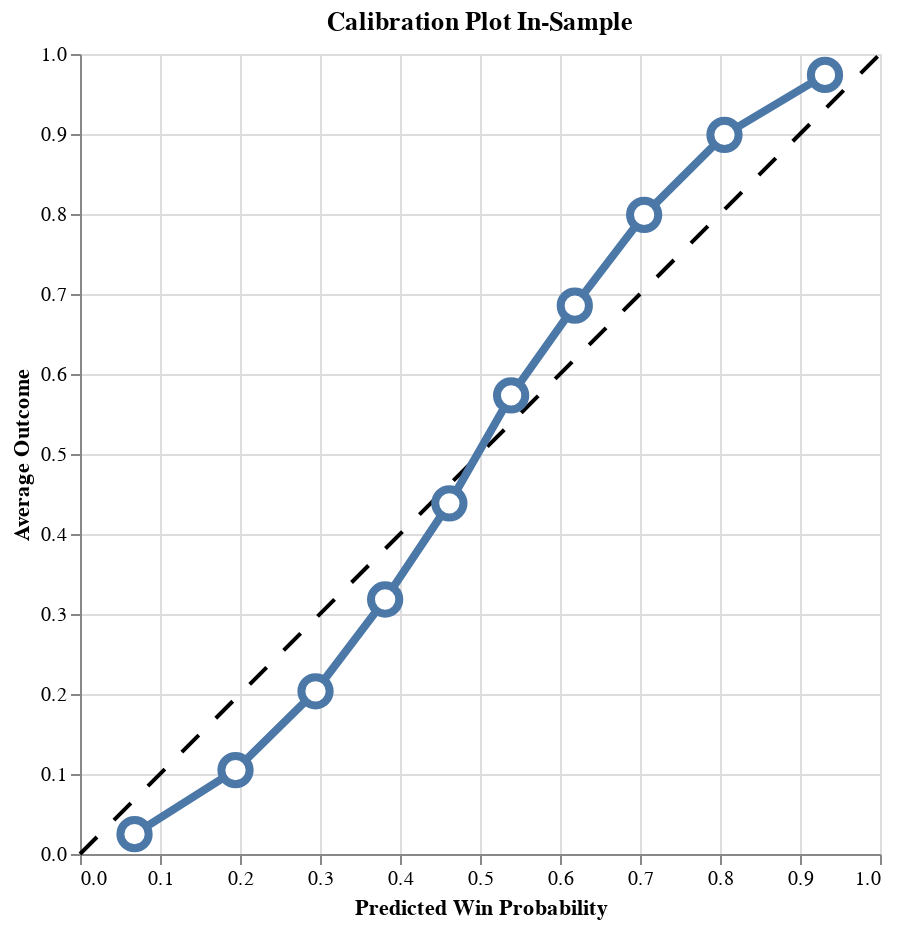

Notebook code cell kept with this figure:
### Code cell
true_skill.plot_calibration()

### Figure 1 — Vega-Lite specification as saved in the notebook (floating-point values rounded to 4 significant figures)
{"config": {"view": {"continuousWidth": 300, "continuousHeight": 300}}, "layer": [{"data": {"name": "data-42f50405073b2dbe8396db6b7dd2f6be"}, "mark": {"type": "line", "color": "black", "strokeDash": [12, 12]}, "encoding": {"x": {"field": "x", "type": "quantitative"}, "y": {"field": "y", "type": "quantitative"}}}, {"data": {"name": "data-68f6a3908100b9472bc5bae2e7486eed"}, "mark": {"type": "line", "strokeWidth": 4}, "encoding": {"x": {"field": "win_prob_midpoint", "title": "Predicted Win Probability", "type": "quantitative"}, "y": {"field": "avg_outcome", "title": "Average Outcome", "type": "quantitative"}}}, {"data": {"name": "data-68f6a3908100b9472bc5bae2e7486eed"}, "mark": {"type": "point", "fill": "white", "opacity": 1, "size": 200, "strokeWidth": 4}, "encoding": {"x": {"field": "win_prob_midpoint", "type": "quantitative"}, "y": {"field": "avg_outcome", "type": "quantitative"}}}], "height": 400, "title": "Calibration Plot In-Sample", "width": 400, "$schema": "https://vega.github.io/schema/vega-lite/v5.20.1.json", "datasets": {"data-42f50405073b2dbe8396db6b7dd2f6be": [{"x": 0, "y": 0}, {"x": 1, "y": 1}], "data-68f6a3908100b9472bc5bae2e7486eed": [{"avg_outcome": 0.02479, "win_prob_midpoint": 0.06817}, {"avg_outcome": 0.1049, "win_prob_midpoint": 0.1944}, {"avg_outcome": 0.2034, "win_prob_midpoint": 0.2944}, {"avg_outcome": 0.3181, "win_prob_midpoint": 0.3814}, {"avg_outcome": 0.4384, "win_prob_midpoint": 0.4617}, {"avg_outcome": 0.5732, "win_prob_midpoint": 0.5389}, {"avg_outcome": 0.6855, "win_prob_midpoint": 0.6185}, {"avg_outcome": 0.799, "win_prob_midpoint": 0.7052}, {"avg_outcome": 0.899, "win_prob_midpoint": 0.8056}, {"avg_outcome": 0.9739, "win_prob_midpoint": 0.9312}]}}
